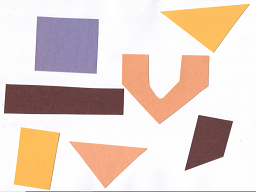
%> input picture SDK/Scripts/Octave/sample.png, 256 x 192 px
$ octave prepare.m   (GNU Octave 9; MATLAB toolbox functions it lacks are replaced by stand-ins)
%> lines starting %> are read from the running program, lines starting %| are printed output that depends on the picture; in (x1, y1, x2, y2) boxes, pixels count from 0 and x2, y2 are one past the last pixel; in counts of white or black regions, pixels touching at a corner belong together; the program's own positions count from 1

    close all;
    clear all;
    clc;

    i = imread('sample.png');
%> i is the input picture: size 192x256x3 uint8; mean R, G, B 228.5, 211.1, 202.5
    [y,x] = size(i)
%> y = 192; x = 768

    figure
    imshow(i)

    % seperate the channels
    i_red = i(:,:,1)
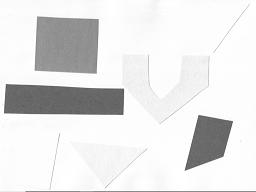
%> i_red: size 192x256 uint8; min 77, max 255, mean 228.5
    i_green = i(:,:,2);
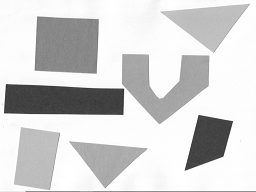
%> i_green: size 192x256 uint8; min 48, max 255, mean 211.1
    i_blue = i(:,:,3);
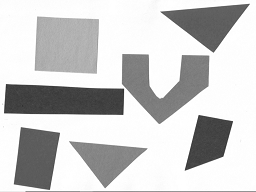
%> i_blue: size 192x256 uint8; min 46, max 255, mean 202.5

    i_red(1,1) = 10;
%> i_red: size 192x256 uint8; under 0.01% of pixels changed, all inside (x1, y1, x2, y2) = (0, 0, 1, 1)
    i_red(1,2) = 11;
%> i_red: size 192x256 uint8; min 10, max 255, mean 228.5; mean of the top-left, top-right, bottom-left and bottom-right quarters 208.9, 250.2, 223.9, 231.1
    i_red(1,3) = 12;
    i_red(1,4) = 13;
    i_red(1,5) = 14;
    i_red(1,6) = 15;
    i_red(1,7) = 16;
%> i_red: size 192x256 uint8; min 10, max 255, mean 228.5; mean of the top-left, top-right, bottom-left and bottom-right quarters 208.8, 250.2, 223.9, 231.1
    i_red(1,8) = 17;
    i_red(1,9) = 18;

    % zero_matrices to be used for concatanation for imshow
    zeros_red = zeros(size(i,1), size(i,2));
    zeros_green = zeros(size(i,1), size(i,2));
    zeros_blue = zeros(size(i,1), size(i,2));

    % [18 lines of commented-out code are left out]
    file_red = fopen('red.txt', 'w');
    file_green = fopen('green.txt', 'w');
    file_blue = fopen('blue.txt', 'w');
    file_gray = fopen('gray.txt', 'w');

    for k=1:1:y
        for l=1:1:(x/3)
            fprintf(file_red, '%d\n', i_red(k,l));
            fprintf(file_green, '%d\n', i_green(k,l));
            fprintf(file_blue, '%d\n', i_blue(k,l));
            gray_pix = ((0.299*i_red(k,l)) + (0.587*i_green(k,l)) + (0.114*i_blue(k,l)));
            i_gray(k,l) = gray_pix;
            fprintf(file_gray, '%x\n', gray_pix);
        end;
    end;

    i_gray_for_imshow = cat(3, i_gray, i_gray, i_gray)
    figure
    imshow(i_gray_for_imshow);

    %%%%%%%%%%%%%% Y-grad
    for k=2:1:y-1
        for l=2:1:(x/3)-1
            y_grad_pix = i_gray(k-1,l-1) + 0 - i_gray(k-1, l+1) + i_gray(k, l-1) + 0 - (2*i_gray(k, l+1)) + i_gray(k+1, l-1) + 0 - i_gray(k+1,l+1);
            i_y_grad(k,l) = y_grad_pix;
        end;
    end;
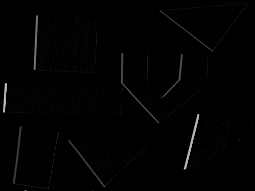
%> i_y_grad: size 191x255 uint8; min 0, max 193, mean 2.5

    i_y_grad_for_imshow = cat(3, i_y_grad, i_y_grad, i_y_grad)
    figure
    imshow(i_y_grad_for_imshow);

    %%%%%%%%%%%%%% X-grad
    for k=2:1:y-1
        for l=2:1:(x/3)-1
            x_grad_pix = i_gray(k-1,l-1) + (2*i_gray(k-1,l)) + i_gray(k-1, l+1) + 0 + 0 + 0 - i_gray(k+1, l-1) - (2*i_gray(k+1, l)) - i_gray(k+1,l+1);
            i_x_grad(k,l) = x_grad_pix;
        end;
    end;
%> i_x_grad: size 191x255 uint8; every value is 0

    i_x_grad_for_imshow = cat(3, i_x_grad, i_x_grad, i_x_grad)
%> i_x_grad_for_imshow: size 191x255x3 uint8; every value is 0
    figure
    imshow(i_x_grad_for_imshow);


    %%%%%%%%%%%%%%%%% edge detection
    for k=2:1:y-1
        for l=2:1:(x/3)-1
            edge_det(k,l) = i_x_grad(k,l) + i_y_grad(k,l);
        end;
    end;

    edge_det_for_imshow = cat(3, edge_det, edge_det, edge_det)
    figure
    imshow(edge_det_for_imshow);

    fclose(file_red);
    fclose(file_green);
    fclose(file_blue);
    fclose(file_gray);
